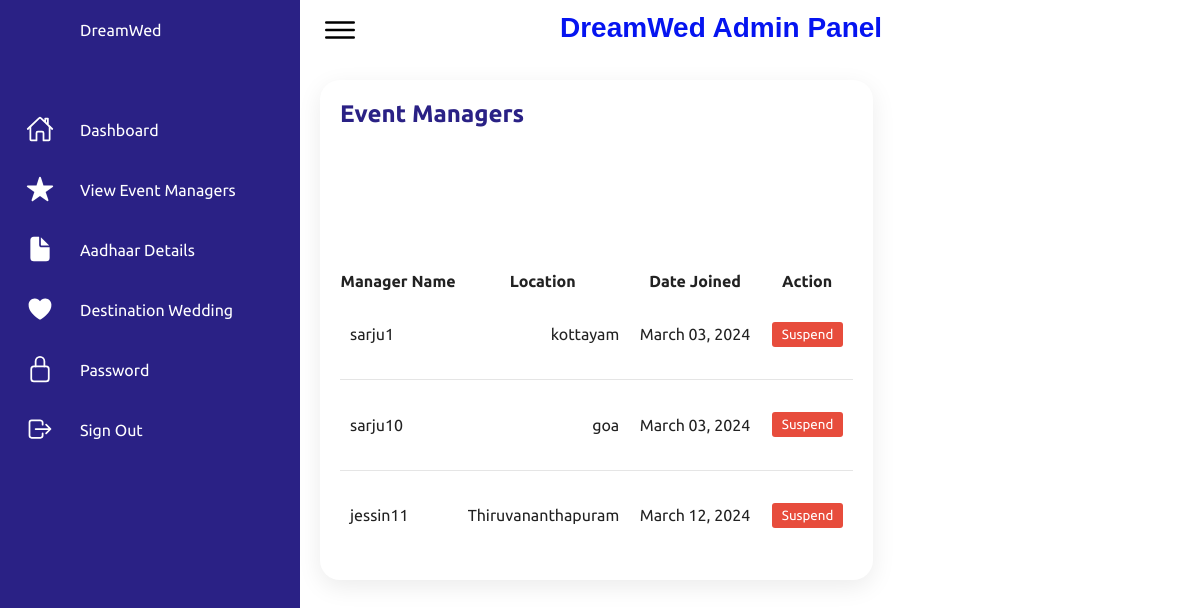
The app's page /myadmin/view-manager/ (signed in), older data.
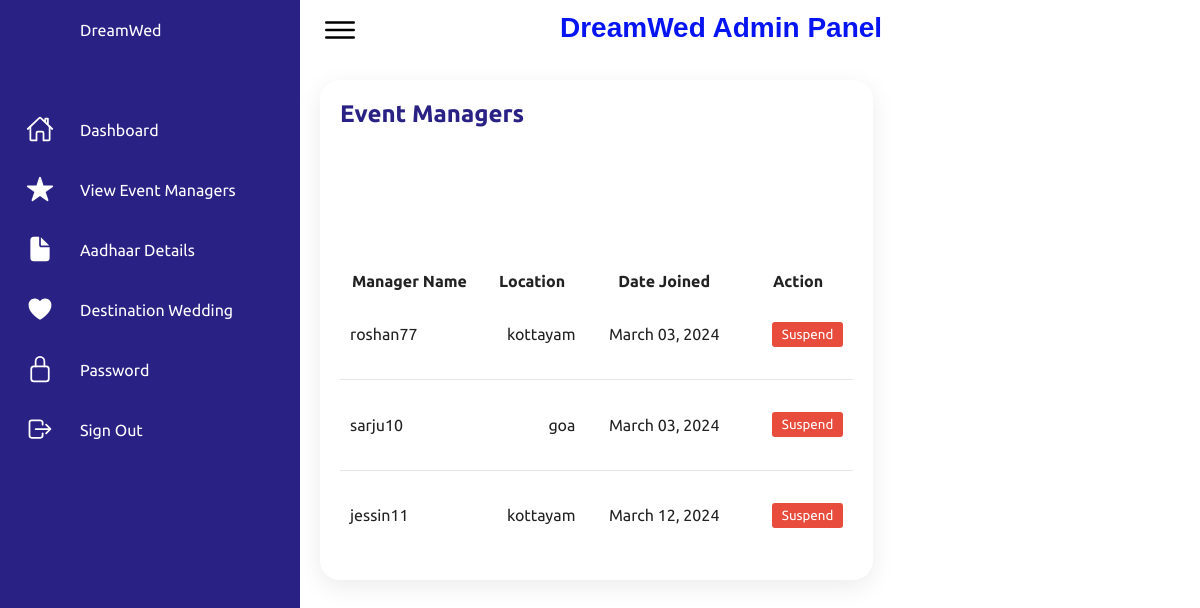
The same page, newer data.
### myadmin/models.py (models this page shows, shortened)
class EventManager(models.Model):
    user = models.ForeignKey(User, on_delete=models.CASCADE)
    location = models.CharField(max_length=100)

### myadmin/views.py (the view)
# urls.py: path('view-manager/', views.view_manager, name='view_manager'),
@login_required
def view_manager(request):
    managers = EventManager.objects.all()
    return render(request, 'myadmin/view_manager.html', {'managers': managers})

### myadmin/templates/myadmin/view_manager.html (shortened to what the changed rows need)
{% load static %}
<!DOCTYPE html>
<html lang="en">
<head>
    <link rel="stylesheet" href="{% static 'css/styleadmin.css' %}">
</head>
<body>
    <div class="container">
        <div class="main">
            <div class="topbar">
                <div class="search">
                    <label>
                        <h1 style="font-size: 28px; margin-bottom: 5px; color: #0514f0; font-family: Arial, sans-serif;">DreamWed Admin Panel</h1>
                    </label>
                </div>
            </div>
<div class="details">
    <div class="recentOrders">
        <div class="cardHeader">
            <h2>Event Managers</h2>
        </div>
        <table>
            <thead>
                <tr>
                    <th>Manager Name</th>
                    <th>Location</th>
                    <th>Date Joined</th>
                    <th>Action</th>
                </tr>
            </thead>
            <tbody>
                {% for manager in managers %}
                <tr>
                    <td>{{ manager.user.username }}</td>
                    <td>{{ manager.location }}</td>
                    <td>{{ manager.user.date_joined|date:"F d, Y" }}</td>
                    <td>
                        {% if manager.user.is_active %}
                            <button id="suspend-button" type="button" class="suspend-button" onclick="showPopup(this);">Suspend</button>
                        {% else %}
                            <form action="{% url 'myadmin:suspend_manager' manager.user.id %}" method="post">
                                {% csrf_token %}
                                <button type="submit" class="unsuspend-button">Unsuspend</button>
                            </form>
                        {% endif %}
                    </td>
                </tr>
                {% endfor %}
            </tbody>
        </table>
    </div>
</div>
    </div>
</body>
</html>

Row changes from the older to the newer data that the page shows:
changed through a linked row, EventManager: user.username "sarju1" → "roshan77"
changed EventManager "jessin11": location "Thiruvananthapuram" → "kottayam"
